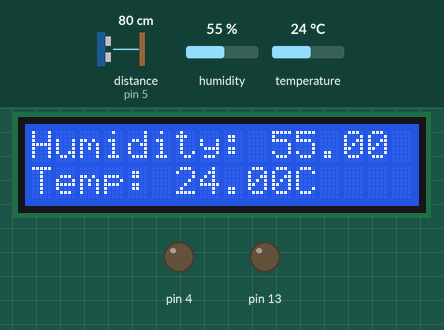
This sketch was run on a simulated Arduino Uno, built with avr-gcc and run on an emulated ATmega328P. Parts: 16×2 character LCD, output pins drawn as LEDs (lit = HIGH). Wiring (inferred from the names in the program): ultrasonic range finder: trigger pin 6; echo pin 5. The test bench sets the inputs (shaded band); at power-on: distance to the obstacle (sensor on pin 5) 80 cm, humidity 55 %, temperature 24 °C. The echo pulse lasts 58.3 µs per cm; pins used as bus, display or sensor lines are not drawn; what the sketch prints to the serial monitor is not drawn.

Above: at 1.2 s.
1.3 s: distance to the obstacle (sensor on pin 5) set to 23 cm
3.3 s: distance to the obstacle (sensor on pin 5) set to 19 cm
At 4.6 s:
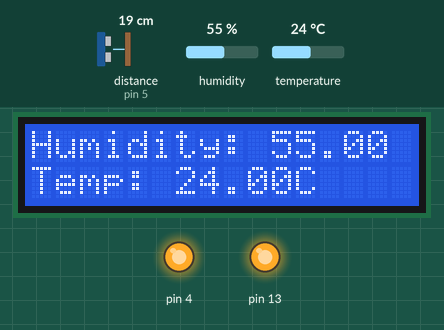
5.6 s: humidity set to 22 %
At 7.4 s:
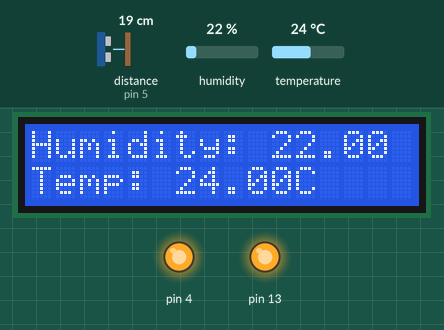
7.7 s: distance to the obstacle (sensor on pin 5) set to 35 cm
At 9.3 s:
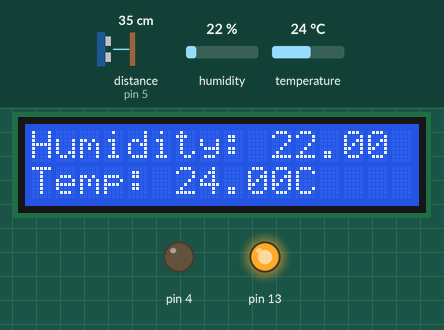
9.7 s: temperature set to 12 °C
At 11.2 s:
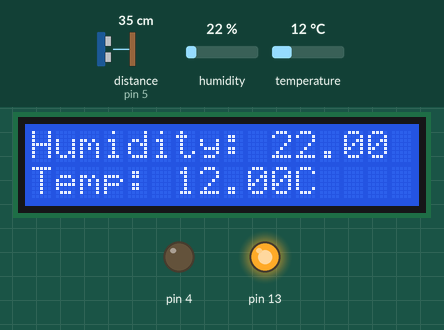
11.7 s: humidity set to 40 %
At 13.0 s:
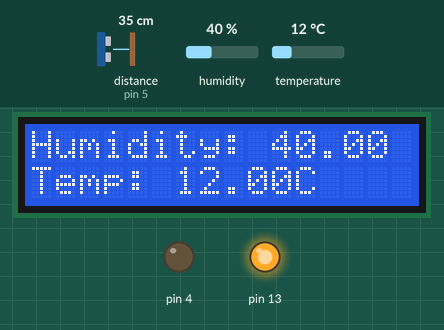
Timing chart, 0 to 14.7 s (numbered marks = the images above; inputs shaded):
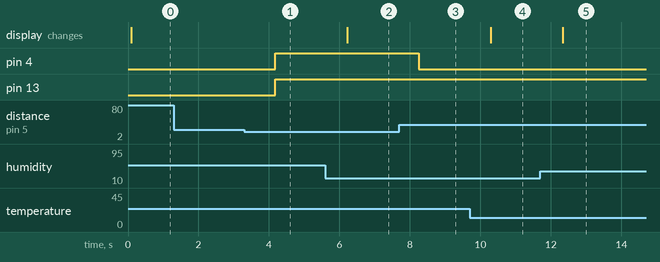

Measured:
- the behaviour switches between 21 and 20 cm on distance to the obstacle (sensor on pin 5) (found by bisection; images 0 and 1)
- after the input at 1.3 s, every drawn part: stays the same
- after the input at 3.3 s, pin 4, pin 13: LOW → HIGH after 0.87 s
- after the input at 5.6 s, the display: changes after 0.62 s (image 2)
- after the input at 7.7 s, pin 4: HIGH → LOW after 0.55 s
- after the input at 9.7 s, the display: changes after 0.60 s (image 4)
- after the input at 11.7 s, the display: changes after 0.64 s (image 5)

The sketch:

project1.ino
```cpp
#include <DHT.h>
#define Type DHT11
#include <LiquidCrystal.h>
int sensePin = 2;
int rs = 7;
int en = 8;
int d4 = 9;
int d5 = 10;
int d6 = 11;
int d7 = 12;
int trigPin = 6;
int echoPin = 5;
float Humidity;
int distance;

float TempC;
float TempF;
int duration;
int setTime;
LiquidCrystal lcd(rs,en,d4,d5,d6,d7);
DHT HT(sensePin,Type);

void setup() {

  HT.begin();
  lcd.begin(16,2);
  Serial.begin(9600);
  pinMode(trigPin,OUTPUT);
  pinMode(echoPin,INPUT);
  pinMode(4,OUTPUT);
  pinMode(13,OUTPUT);


}

void loop() {


  Humidity = HT.readHumidity();
  TempC = HT.readTemperature();
  TempF = HT.readTemperature(true);

  digitalWrite(trigPin,LOW);
  delayMicroseconds(2);
  digitalWrite(trigPin,HIGH);
  delayMicroseconds(2);
  digitalWrite(trigPin,LOW);
  duration = pulseIn(echoPin,HIGH);
  distance = duration*0.034/2;
  Serial.print("Distance: ");
  Serial.print(distance);
  Serial.print(" ");

  if(distance<20)
  {
    digitalWrite(4,HIGH);
    analogWrite(13,1000);
  }
  else
  {
    digitalWrite(4,LOW);
  }

  lcd.setCursor(0,0);
  lcd.print("Humidity: ");
  lcd.print(Humidity);

  lcd.setCursor(0,1);
  lcd.print("Temp: ");
  lcd.print(TempC);
  lcd.print("C");

  Serial.print("Humidity: ");
  Serial.print(Humidity);
  Serial.print("TempC: ");
  Serial.print(TempC);
  Serial.print("TempF: ");
  Serial.println(TempF);
  delay(1000);


}
```
